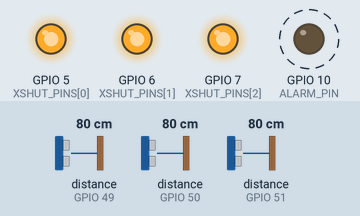
This program was run on a simulated ESP32-S3. Shown: output pins drawn as LEDs (lit = HIGH). Dashed ring = blinking. The inputs (shaded band) are chosen by the test bench; at power-on: distance to the obstacle (sensors on GPIO 51, GPIO 49, GPIO 50) 80 cm. What the program prints to the serial monitor is not drawn.

Above: at 2.2 s.
2.3 s: distance to the obstacle (sensor on GPIO 51) set to 33 cm
4.2 s: distance to the obstacle (sensor on GPIO 51) set to 28 cm
At 5.0 s:
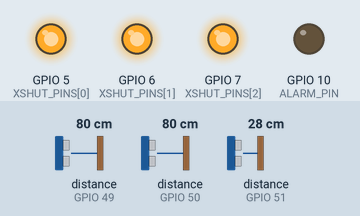
12.2 s: distance to the obstacle (sensor on GPIO 51) set to 35 cm
At 14.5 s:
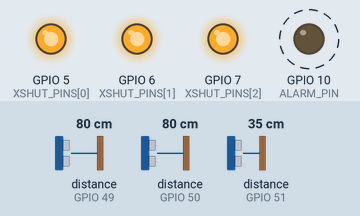
15.2 s: distance to the obstacle (sensor on GPIO 51) set to 18 cm
At 15.41 s:
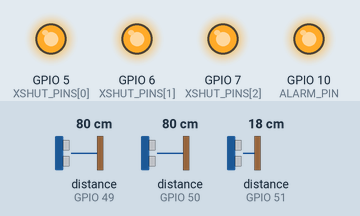
Timing chart, 0 to 17.7 s (numbered marks = the images above; inputs shaded):
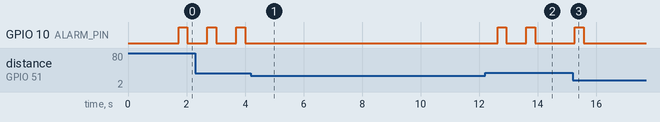

Measured:
- the behaviour switches between 31 and 30 cm on distance to the obstacle (sensor on GPIO 51) (found by bisection; images 0 and 1)
- after the input at 4.2 s, GPIO 10 (ALARM_PIN): stops changing and stays LOW
- after the input at 12.2 s, GPIO 10 (ALARM_PIN): alternates HIGH for 0.30 s and LOW for 0.69 s, starting after 0.43 s
- after the input at 15.2 s, GPIO 10 (ALARM_PIN): goes on until 15.6 s, then stays LOW
- by itself, GPIO 10 (ALARM_PIN): alternates HIGH for 0.30 s and LOW for 0.69 s

The program:

main.cpp
```cpp
/**
 * =============================================================
 *  Multi VL53L0X sur ESP32-S3-DevKitM-1
 *  Alerte déclenchée UNIQUEMENT par le Capteur 4
 * =============================================================
 *
 *  CÂBLAGE (4 capteurs) :
 *
 *  ESP32-S3          VL53L0X #1    VL53L0X #2    VL53L0X #3    VL53L0X #4
 *  ---------         ----------    ----------    ----------    ----------
 *  3V3         ----> VIN           VIN           VIN           VIN
 *  GND         ----> GND           GND           GND           GND
 *  GPIO8 (SDA) ----> SDA           SDA           SDA           SDA  (bus partagé)
 *  GPIO9 (SCL) ----> SCL           SCL           SCL           SCL  (bus partagé)
 *  GPIO4       ----> XSHUT
 *  GPIO5       ---->               XSHUT
 *  GPIO6       ---->                             XSHUT
 *  GPIO7       ---->                                           XSHUT
 *  GPIO10      ----> LED / Buzzer / Relais (sortie alarme)
 *
 *  PRINCIPE :
 *  - Les 4 capteurs sont lus en continu (affichage).
 *  - SEUL le Capteur 4 (index 3) peut déclencher l'alerte.
 *  - Quand sa distance dépasse ALERT_THRESHOLD_MM, onDistanceAlert() est appelée.
 *  - Un cooldown évite les déclenchements répétés en rafale.
 * =============================================================
 */

#include <Arduino.h>
#include <Wire.h>
#include <VL53L0X.h>

// ─── CONFIGURATION ────────────────────────────────────────────────────────────

#define I2C_SDA  4
#define I2C_SCL  0

#define SENSOR_COUNT 3

// Broches XSHUT — une par capteur
const uint8_t XSHUT_PINS[SENSOR_COUNT]       = {5,     6,     7     };

// Adresses I2C uniques (≠ 0x29)
const uint8_t SENSOR_ADDRESSES[SENSOR_COUNT] = {0x31,  0x32,  0x33};

// Noms affichés dans la console
const char* SENSOR_NAMES[SENSOR_COUNT]       = { "Capteur 1", "Capteur 2",
                                                  "Capteur 3"};

// ── Index du capteur qui déclenche l'alerte ───────────────────────────────────
//    0 = Capteur 1, 1 = Capteur 2, 2 = Capteur 3, 3 = Capteur 4
#define ALERT_SENSOR_INDEX  2  // ← Capteur 3

// ── Seuil de distance pour le capteur d'alerte (mm) ──────────────────────────
//    L'interruption se déclenche quand distance > seuil
#define ALERT_THRESHOLD_MM  300

// ── Broche de sortie physique (LED, buzzer, relais) ───────────────────────────
//    Mettre -1 pour désactiver
#define ALARM_PIN  10

// ── Anti-rebond : délai minimum entre 2 alertes consécutives (ms) ─────────────
#define ALERT_COOLDOWN_MS  1000

// ── Timeout lecture I2C (ms) ──────────────────────────────────────────────────
#define SENSOR_TIMEOUT_MS  500

// ─── VARIABLES GLOBALES ───────────────────────────────────────────────────────

VL53L0X sensors[SENSOR_COUNT];

// Drapeau d'alerte — levé par sensorTask (Core 0), consommé dans loop() (Core 1)
volatile bool     alertFlag         = false;
volatile uint16_t alertDistanceVal  = 0;
volatile uint32_t lastAlertTime     = 0;

// Mutex pour sécuriser le bus I2C partagé entre les deux cores
SemaphoreHandle_t i2cMutex;

// ─── CALLBACK D'ALERTE ────────────────────────────────────────────────────────

/**
 * Appelée dans loop() quand le Capteur 4 dépasse ALERT_THRESHOLD_MM.
 * Ajoutez ici vos actions : MQTT, HTTP, GPIO, relais, etc.
 */
void onDistanceAlert(uint16_t distance) {
    Serial.println();
    Serial.println("╔══════════════════════════════════════════════╗");
    Serial.println("║  🚨  INTERRUPTION — Capteur 4               ║");
    Serial.printf( "║  Distance mesurée : %5d mm               \n", distance);
    Serial.printf( "║  Seuil configuré  : %5d mm               \n", ALERT_THRESHOLD_MM);
    Serial.printf( "║  Dépassement      : +%d mm               \n", distance - ALERT_THRESHOLD_MM);
    Serial.println("╚══════════════════════════════════════════════╝\n");

    // ── Sortie physique (LED / buzzer / relais) ───────────────────────────────
#if ALARM_PIN >= 0
    digitalWrite(ALARM_PIN, HIGH);
    delay(300);
    digitalWrite(ALARM_PIN, LOW);
#endif

    // ── Vos actions personnalisées ────────────────────────────────────────────
    // mqttClient.publish("alerte/capteur4", String(distance).c_str());
    // http.begin("http://mon-serveur/alerte?dist=" + String(distance));
    // digitalWrite(RELAY_PIN, HIGH);
}

// ─── INITIALISATION DES CAPTEURS ──────────────────────────────────────────────

void disableAllSensors() {
    for (int i = 0; i < SENSOR_COUNT; i++) {
        pinMode(XSHUT_PINS[i], OUTPUT);
        digitalWrite(XSHUT_PINS[i], LOW);
    }
    delay(10);
}

bool initAllSensors() {
    disableAllSensors();

    for (int i = 0; i < SENSOR_COUNT; i++) {
        const char* role = (i == ALERT_SENSOR_INDEX) ? " [ALERTE]" : "";
        Serial.printf("Init %s%s... ", SENSOR_NAMES[i], role);

        // Allume ce capteur seul (il répond à 0x29 par défaut)
        digitalWrite(XSHUT_PINS[i], HIGH);
        delay(10);

        sensors[i].setBus(&Wire);
        sensors[i].setTimeout(SENSOR_TIMEOUT_MS);

        if (!sensors[i].init()) {
            Serial.println("✗ ECHEC ! Vérifiez le câblage.");
            return false;
        }

        // Assigne son adresse unique jusqu'au prochain reset
        sensors[i].setAddress(SENSOR_ADDRESSES[i]);
        sensors[i].startContinuous(50);   // mesure toutes les 50 ms

        Serial.printf("✓ → 0x%02X\n", SENSOR_ADDRESSES[i]);
    }
    return true;
}

// ─── TÂCHE FREEERTOS — LECTURE CAPTEURS SUR CORE 0 ───────────────────────────

/**
 * Lit tous les capteurs en continu.
 * Surveille UNIQUEMENT le Capteur 4 pour l'alerte.
 */
void sensorTask(void* pvParameters) {
    for (;;) {
        for (int i = 0; i < SENSOR_COUNT; i++) {

            if (xSemaphoreTake(i2cMutex, pdMS_TO_TICKS(100)) == pdTRUE) {
                uint16_t dist    = sensors[i].readRangeContinuousMillimeters();
                bool     timeout = sensors[i].timeoutOccurred();
                xSemaphoreGive(i2cMutex);

                // ── Alerte : Capteur 4 uniquement ─────────────────────────────
                if (i == ALERT_SENSOR_INDEX && !timeout && dist < 8190) {
                    uint32_t now = millis();
                    if (dist > ALERT_THRESHOLD_MM &&
                        (now - lastAlertTime) > ALERT_COOLDOWN_MS)
                    {
                        lastAlertTime    = now;
                        alertDistanceVal = dist;
                        alertFlag        = true;   // ← traité dans loop()
                    }
                }
            }
        }
        vTaskDelay(pdMS_TO_TICKS(50));
    }
}

// ─── SETUP ────────────────────────────────────────────────────────────────────

void setup() {
    Serial.begin(115200);
    delay(1000);
    Serial.println("\n=== Multi VL53L0X — Alerte Capteur 4 — ESP32-S3 ===\n");

#if ALARM_PIN >= 0
    pinMode(ALARM_PIN, OUTPUT);
    digitalWrite(ALARM_PIN, LOW);
#endif

    Wire.begin(I2C_SDA, I2C_SCL);
    Wire.setClock(400000);   // I2C Fast Mode 400 kHz

    i2cMutex = xSemaphoreCreateMutex();

    if (!initAllSensors()) {
        Serial.println("\n⚠️  Erreur d'initialisation. Programme arrêté.");
        for (;;) delay(1000);
    }

    Serial.printf("\nSeuil d'alerte (Capteur 4) : %d mm\n", ALERT_THRESHOLD_MM);

    // Lance la tâche de lecture sur le Core 0
    xTaskCreatePinnedToCore(
        sensorTask,    // fonction
        "SensorTask",  // nom debug
        4096,          // pile (octets)
        NULL,          // paramètre
        2,             // priorité
        NULL,          // handle
        0              // Core 0
    );

    Serial.println("\nSurveillance active.\n");
    Serial.println("────────────────────────────────────────────────────────────");
    Serial.printf("%-12s │ %-14s │ Statut\n", "Capteur", "Distance (mm)");
    Serial.println("────────────────────────────────────────────────────────────");
}

// ─── LOOP — ALERTE + AFFICHAGE (Core 1) ──────────────────────────────────────

void loop() {
    // 1) Traite le drapeau levé par sensorTask ────────────────────────────────
    if (alertFlag) {
        alertFlag = false;
        onDistanceAlert(alertDistanceVal);
    }

    // 2) Affichage de l'état de tous les capteurs ─────────────────────────────
    for (int i = 0; i < SENSOR_COUNT; i++) {
        uint16_t dist  = 0;
        bool     tiout = false;

        if (xSemaphoreTake(i2cMutex, pdMS_TO_TICKS(100)) == pdTRUE) {
            dist  = sensors[i].readRangeContinuousMillimeters();
            tiout = sensors[i].timeoutOccurred();
            xSemaphoreGive(i2cMutex);
        }

        // Indicateur visuel pour le capteur d'alerte
        const char* tag = (i == ALERT_SENSOR_INDEX) ? " 🔔" : "   ";

        if (tiout) {
            Serial.printf("%-12s%s │ %-14s │ TIMEOUT\n",
                          SENSOR_NAMES[i], tag, "---");
        } else if (dist >= 8190) {
            Serial.printf("%-12s%s │ %-14s │ OK\n",
                          SENSOR_NAMES[i], tag, "Hors portee");
        } else {
            // Statut spécial pour le capteur 4
            const char* statut = "OK";
            if (i == ALERT_SENSOR_INDEX && dist > ALERT_THRESHOLD_MM) {
                statut = "⚠ DEPASSE";
            }
            Serial.printf("%-12s%s │ %-14d │ %s\n",
                          SENSOR_NAMES[i], tag, dist, statut);
        }
    }

    Serial.println("────────────────────────────────────────────────────────────");
    delay(500);
}
```
